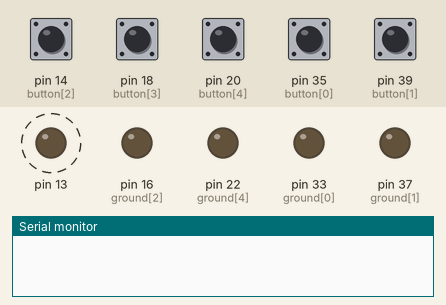
The sketch below on a simulated Arduino Mega 2560, built with avr-gcc and run on an emulated ATmega2560. Shown: output pins drawn as LEDs (lit = HIGH), the last lines printed to the serial monitor. Dashed ring = blinking. The test bench sets the inputs (shaded band); at power-on: pin 14 (button[2]), pin 18 (button[3]), pin 20 (button[4]), pin 35 (button[0]), pin 39 (button[1]) HIGH.

Above: at 1.2 s.
1.3 s: pin 18 (button[3]) pulled LOW for 0.15 s
At 1.55 s:
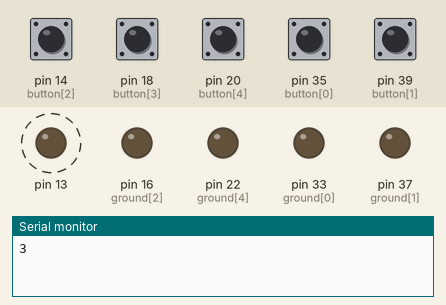
4.3 s: pin 39 (button[1]) pulled LOW for 1 s
At 4.75 s:
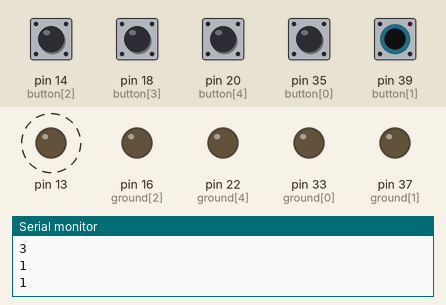
7.3 s: pin 20 (button[4]) pulled LOW for 0.15 s
At 7.6 s:
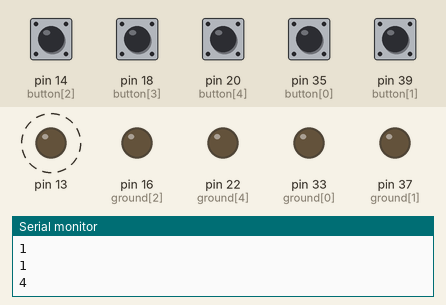
Timing chart, 0 to 16.3 s (numbered marks = the images above; inputs shaded):
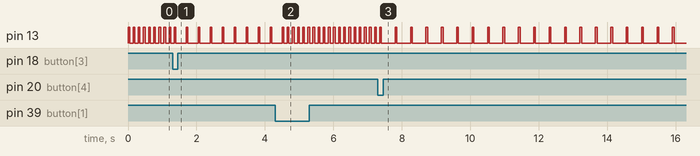

Measured:
- after the input at 1.3 s, pin 13: alternates HIGH for 0.05 s and LOW for 0.30 s, starting after 0.40 s
- after the input at 4.3 s, pin 13: alternates HIGH for 0.05 s and LOW for 0.10 s, starting after 0.35 s
- after the input at 7.3 s, pin 13: alternates HIGH for 0.05 s and LOW for 0.40 s, starting after 0.50 s
- by itself, pin 13: alternates HIGH for 0.05 s and LOW for 0.10 s

The sketch:

techlabled-buttons.ino
```cpp
//mini pushbuttons parallel to teensy pins:
int button[] = {35, 39, 14, 18, 20};
int ground[] = {33, 37, 16, 16, 22}; //third ground is actually a ground pin

void setup() {
  // put your setup code here, to run once:
  for (int x = 0; x < 5; x++) {
    pinMode(button[x], INPUT_PULLUP);
    pinMode(ground[x], OUTPUT);
    digitalWrite(ground[x], LOW);
  }
  Serial.begin(9600);
  pinMode(13,OUTPUT);
}
int delayv=100;
void loop() {
  digitalWrite(13,HIGH);
  delay(50);
  digitalWrite(13,LOW);
  delay(delayv);
  // put your main code here, to run repeatedly:
  for (int x = 0; x < 5; x++) {
    if (digitalRead(button[x]) == LOW) {
    Serial.println(x);
    delayv = x*100;
    };
  }
}
```
